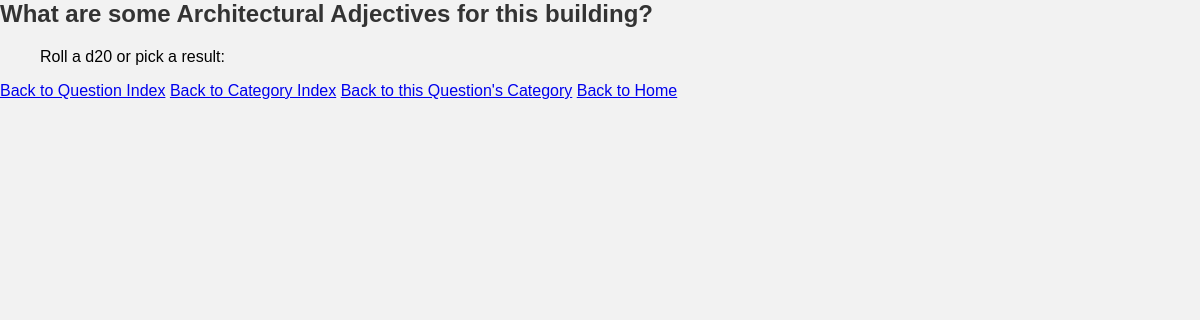
The app's page /oracles/2/, older data.
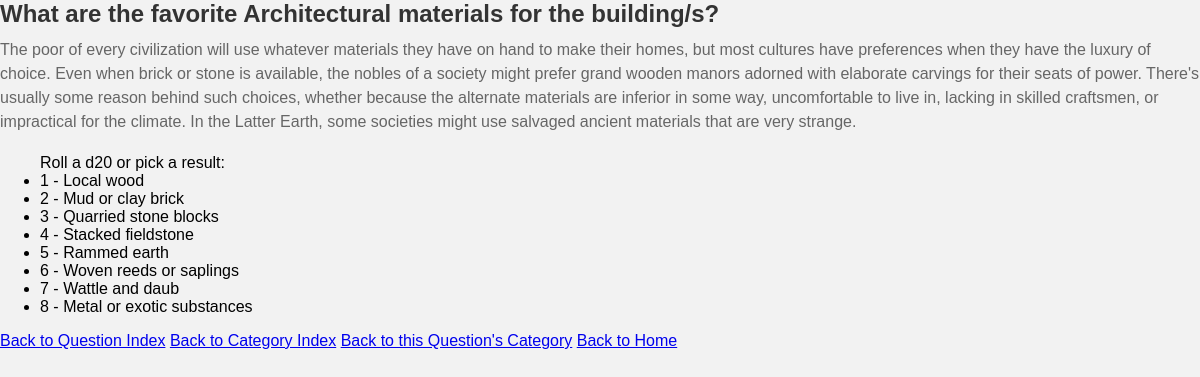
The same page, newer data.
### oracles/models.py (models this page shows, shortened)
class OracleQuestion(models.Model):
    question_text = models.CharField(max_length=200)
    category = models.CharField(max_length=200, default='General')
    description = models.TextField(blank=True)
    die = models.CharField(max_length=6, default='d20')

class OracleAnswer(models.Model):
    oracle = models.ForeignKey(OracleQuestion, on_delete=models.CASCADE, related_name='choices')
    choice_text = models.CharField(max_length=200)
    roll_value = models.IntegerField(default=0)

### oracles/views.py (the view)
# urls.py: path('<int:question_id>/', views.detail, name='detail'),
def detail(request, question_id):
    question = OracleQuestion.objects.get(pk=question_id)
    return render(request, 'oracles/detail.html', {'question': question})

### oracles/templates/oracles/detail.html
{% load static %}
<link rel="stylesheet" href="{% static 'simpleGMe/css/styles.css' %}">
<h1>{{ question.question_text }}</h1>
<p>{{ question.description }}</p>
<ul>Roll a {{ question.die }} or pick a result:
{% for choice in question.choices.all %}
<li>{{ choice.roll_value }} - {{ choice.choice_text }}</li>
{% endfor %}
</ul>
<a href="{% url 'oracles:index' %}">Back to Question Index</a>
<a href="{% url 'oracles:indexCategory' %}">Back to Category Index</a>
<a href="{% url 'oracles:category' question.category %}">Back to this Question's Category</a>
<a href="/">Back to Home</a>

Row changes from the older to the newer data that the page shows:
changed OracleQuestion: question_text "What are some Architectural Adjectives for this building?" → "What are the favorite Architectural materials for the building/s?"; description (not shown) → "The poor of every civilization will use whatever materials they have on hand to make their homes, but most cultures have preferences when they have the luxury of choice. Even when brick or stone is available, the nobles of a society might prefer grand wooden manors adorned with elaborate carvings for their seats of power. There's usually some reason behind such choices, whether because the alternate materials are inferior in some way, uncomfortable to live in, lacking in skilled craftsmen, or impractical for the climate. In the Latter Earth, some societies might use salvaged ancient materials that are very strange."
now on this page (row edited): OracleAnswer: roll_value "1", choice_text "Local wood"
now on this page (row edited): OracleAnswer: roll_value "2", choice_text "Mud or clay brick"
now on this page (row edited): OracleAnswer: roll_value "3", choice_text "Quarried stone blocks"
now on this page (row edited): OracleAnswer: roll_value "4", choice_text "Stacked fieldstone"
now on this page (row edited): OracleAnswer: roll_value "5", choice_text "Rammed earth"
now on this page (row edited): OracleAnswer: roll_value "6", choice_text "Woven reeds or saplings"
now on this page (row edited): OracleAnswer: roll_value "7", choice_text "Wattle and daub"
now on this page (row edited): OracleAnswer: roll_value "8", choice_text "Metal or exotic substances"
